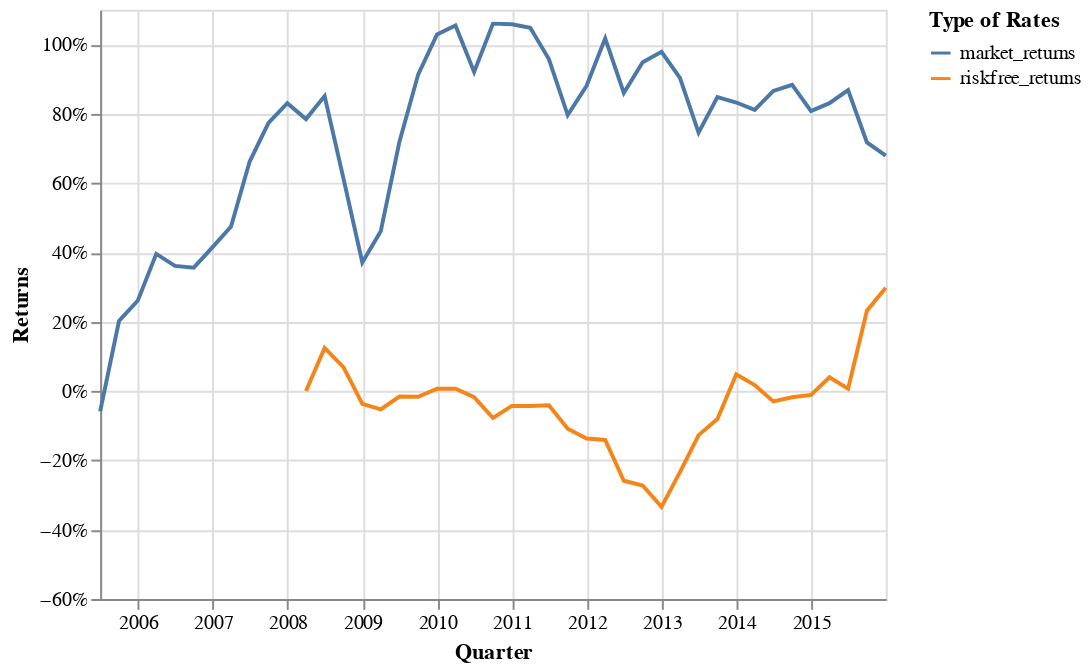

Notebook code cell kept with this figure:
### Markdown cell above
### Visualization of the returns

We visualize the accummulated returns of the market index and the risk-free rate.

We also visualize the accummulated returns for the computed market factor.

### Code cell
import altair as alt

chart_market_factor_pd = pd.melt(market_factor_pd, 
        id_vars=['date'], 
        value_vars=['market_returns', 'riskfree_returns'], 
        var_name='rate_type', value_name='returns')

chart_market_factor_pd["cumsum_returns"] = \
    chart_market_factor_pd.groupby(['rate_type'])['returns'].cumsum()

returns_line = alt.Chart(chart_market_factor_pd). \
    mark_line(color="green").encode(
    x=alt.X('date', axis=alt.Axis(title='Quarter')),
    y=alt.Y('cumsum_returns', axis=alt.Axis(title='Returns', format='.0%'), 
            scale=alt.Scale(domain=(-0.6, 1.1))),
    color=alt.Color('rate_type', legend=alt.Legend(title="Type of Rates")))

returns_line

### Figure 1 — Vega-Lite specification as saved in the notebook (floating-point values rounded to 4 significant figures)
{"config": {"view": {"continuousWidth": 400, "continuousHeight": 300}}, "data": {"name": "data-6c2f56159bc38dfb24f4e7df48b978e2"}, "mark": {"type": "line", "color": "green"}, "encoding": {"color": {"type": "nominal", "field": "rate_type", "legend": {"title": "Type of Rates"}}, "x": {"type": "temporal", "axis": {"title": "Quarter"}, "field": "date"}, "y": {"type": "quantitative", "axis": {"format": ".0%", "title": "Returns"}, "field": "cumsum_returns", "scale": {"domain": [-0.6, 1.1]}}}, "$schema": "https://vega.github.io/schema/vega-lite/v4.0.0.json", "datasets": {"data-6c2f56159bc38dfb24f4e7df48b978e2": [{"date": "2005-06-30T00:00:00", "rate_type": "market_returns", "returns": -0.05862, "cumsum_returns": -0.05862}, {"date": "2005-09-30T00:00:00", "rate_type": "market_returns", "returns": 0.2608, "cumsum_returns": 0.2022}, {"date": "2005-12-31T00:00:00", "rate_type": "market_returns", "returns": 0.05927, "cumsum_returns": 0.2614}, {"date": "2006-03-31T00:00:00", "rate_type": "market_returns", "returns": 0.1344, "cumsum_returns": 0.3958}, {"date": "2006-06-30T00:00:00", "rate_type": "market_returns", "returns": -0.03481, "cumsum_returns": 0.361}, {"date": "2006-09-30T00:00:00", "rate_type": "market_returns", "returns": -0.004968, "cumsum_returns": 0.356}, {"date": "2006-12-31T00:00:00", "rate_type": "market_returns", "returns": 0.05934, "cumsum_returns": 0.4154}, {"date": "2007-03-31T00:00:00", "rate_type": "market_returns", "returns": 0.05934, "cumsum_returns": 0.4747}, {"date": "2007-06-30T00:00:00", "rate_type": "market_returns", "returns": 0.1875, "cumsum_returns": 0.6622}, {"date": "2007-09-30T00:00:00", "rate_type": "market_returns", "returns": 0.1117, "cumsum_returns": 0.7738}, {"date": "2007-12-31T00:00:00", "rate_type": "market_returns", "returns": 0.05658, "cumsum_returns": 0.8304}, {"date": "2008-03-31T00:00:00", "rate_type": "market_returns", "returns": -0.04568, "cumsum_returns": 0.7848}, {"date": "2008-06-30T00:00:00", "rate_type": "market_returns", "returns": 0.06643, "cumsum_returns": 0.8512}, {"date": "2008-09-30T00:00:00", "rate_type": "market_returns", "returns": -0.238, "cumsum_returns": 0.6131}, {"date": "2008-12-31T00:00:00", "rate_type": "market_returns", "returns": -0.242, "cumsum_returns": 0.3711}, {"date": "2009-03-31T00:00:00", "rate_type": "market_returns", "returns": 0.08991, "cumsum_returns": 0.461}, {"date": "2009-06-30T00:00:00", "rate_type": "market_returns", "returns": 0.2575, "cumsum_returns": 0.7185}, {"date": "2009-09-30T00:00:00", "rate_type": "market_returns", "returns": 0.1953, "cumsum_returns": 0.9139}, {"date": "2009-12-31T00:00:00", "rate_type": "market_returns", "returns": 0.1149, "cumsum_returns": 1.029}, {"date": "2010-03-31T00:00:00", "rate_type": "market_returns", "returns": 0.02601, "cumsum_returns": 1.055}, {"date": "2010-06-30T00:00:00", "rate_type": "market_returns", "returns": -0.1341, "cumsum_returns": 0.9207}, {"date": "2010-09-30T00:00:00", "rate_type": "market_returns", "returns": 0.1394, "cumsum_returns": 1.06}, {"date": "2010-12-31T00:00:00", "rate_type": "market_returns", "returns": -0.0018, "cumsum_returns": 1.058}, {"date": "2011-03-31T00:00:00", "rate_type": "market_returns", "returns": -0.01036, "cumsum_returns": 1.048}, {"date": "2011-06-30T00:00:00", "rate_type": "market_returns", "returns": -0.09015, "cumsum_returns": 0.9578}, {"date": "2011-09-30T00:00:00", "rate_type": "market_returns", "returns": -0.1615, "cumsum_returns": 0.7963}, {"date": "2011-12-31T00:00:00", "rate_type": "market_returns", "returns": 0.08466, "cumsum_returns": 0.8809}, {"date": "2012-03-31T00:00:00", "rate_type": "market_returns", "returns": 0.1367, "cumsum_returns": 1.018}, {"date": "2012-06-30T00:00:00", "rate_type": "market_returns", "returns": -0.1574, "cumsum_returns": 0.8602}, {"date": "2012-09-30T00:00:00", "rate_type": "market_returns", "returns": 0.08869, "cumsum_returns": 0.9489}, {"date": "2012-12-31T00:00:00", "rate_type": "market_returns", "returns": 0.03001, "cumsum_returns": 0.9789}, {"date": "2013-03-31T00:00:00", "rate_type": "market_returns", "returns": -0.07547, "cumsum_returns": 0.9034}, {"date": "2013-06-30T00:00:00", "rate_type": "market_returns", "returns": -0.1578, "cumsum_returns": 0.7456}, {"date": "2013-09-30T00:00:00", "rate_type": "market_returns", "returns": 0.1029, "cumsum_returns": 0.8484}, {"date": "2013-12-31T00:00:00", "rate_type": "market_returns", "returns": -0.01588, "cumsum_returns": 0.8325}, {"date": "2014-03-31T00:00:00", "rate_type": "market_returns", "returns": -0.0212, "cumsum_returns": 0.8113}, {"date": "2014-06-30T00:00:00", "rate_type": "market_returns", "returns": 0.05461, "cumsum_returns": 0.8659}, {"date": "2014-09-30T00:00:00", "rate_type": "market_returns", "returns": 0.01783, "cumsum_returns": 0.8838}, {"date": "2014-12-31T00:00:00", "rate_type": "market_returns", "returns": -0.07593, "cumsum_returns": 0.8078}, {"date": "2015-03-31T00:00:00", "rate_type": "market_returns", "returns": 0.02286, "cumsum_returns": 0.8307}, {"date": "2015-06-30T00:00:00", "rate_type": "market_returns", "returns": 0.03775, "cumsum_returns": 0.8684}, {"date": "2015-09-30T00:00:00", "rate_type": "market_returns", "returns": -0.1511, "cumsum_returns": 0.7173}, {"date": "2015-12-31T00:00:00", "rate_type": "market_returns", "returns": -0.03793, "cumsum_returns": 0.6794}, {"date": "2005-06-30T00:00:00", "rate_type": "riskfree_returns", "returns": null, "cumsum_returns": null}, {"date": "2005-09-30T00:00:00", "rate_type": "riskfree_returns", "returns": null, "cumsum_returns": null}, {"date": "2005-12-31T00:00:00", "rate_type": "riskfree_returns", "returns": null, "cumsum_returns": null}, {"date": "2006-03-31T00:00:00", "rate_type": "riskfree_returns", "returns": null, "cumsum_returns": null}, {"date": "2006-06-30T00:00:00", "rate_type": "riskfree_returns", "returns": null, "cumsum_returns": null}, {"date": "2006-09-30T00:00:00", "rate_type": "riskfree_returns", "returns": null, "cumsum_returns": null}, {"date": "2006-12-31T00:00:00", "rate_type": "riskfree_returns", "returns": null, "cumsum_returns": null}, {"date": "2007-03-31T00:00:00", "rate_type": "riskfree_returns", "returns": null, "cumsum_returns": null}, {"date": "2007-06-30T00:00:00", "rate_type": "riskfree_returns", "returns": null, "cumsum_returns": null}, {"date": "2007-09-30T00:00:00", "rate_type": "riskfree_returns", "returns": null, "cumsum_returns": null}, {"date": "2007-12-31T00:00:00", "rate_type": "riskfree_returns", "returns": null, "cumsum_returns": null}, {"date": "2008-03-31T00:00:00", "rate_type": "riskfree_returns", "returns": 0.0, "cumsum_returns": 0.0}, {"date": "2008-06-30T00:00:00", "rate_type": "riskfree_returns", "returns": 0.1247, "cumsum_returns": 0.1247}, {"date": "2008-09-30T00:00:00", "rate_type": "riskfree_returns", "returns": -0.05542, "cumsum_returns": 0.06923}, {"date": "2008-12-31T00:00:00", "rate_type": "riskfree_returns", "returns": -0.1063, "cumsum_returns": -0.03704}, {"date": "2009-03-31T00:00:00", "rate_type": "riskfree_returns", "returns": -0.01592, "cumsum_returns": -0.05296}, {"date": "2009-06-30T00:00:00", "rate_type": "riskfree_returns", "returns": 0.03722, "cumsum_returns": -0.01575}, {"date": "2009-09-30T00:00:00", "rate_type": "riskfree_returns", "returns": -0.00078, "cumsum_returns": -0.01653}, {"date": "2009-12-31T00:00:00", "rate_type": "riskfree_returns", "returns": 0.02338, "cumsum_returns": 0.006854}, {"date": "2010-03-31T00:00:00", "rate_type": "riskfree_returns", "returns": 0.0, "cumsum_returns": 0.006854}, {"date": "2010-06-30T00:00:00", "rate_type": "riskfree_returns", "returns": -0.02452, "cumsum_returns": -0.01767}, {"date": "2010-09-30T00:00:00", "rate_type": "riskfree_returns", "returns": -0.06006, "cumsum_returns": -0.07773}, {"date": "2010-12-31T00:00:00", "rate_type": "riskfree_returns", "returns": 0.03478, "cumsum_returns": -0.04295}, {"date": "2011-03-31T00:00:00", "rate_type": "riskfree_returns", "returns": 0.0, "cumsum_returns": -0.04295}, {"date": "2011-06-30T00:00:00", "rate_type": "riskfree_returns", "returns": 0.00201, "cumsum_returns": -0.04094}, {"date": "2011-09-30T00:00:00", "rate_type": "riskfree_returns", "returns": -0.06772, "cumsum_returns": -0.1087}, {"date": "2011-12-31T00:00:00", "rate_type": "riskfree_returns", "returns": -0.02832, "cumsum_returns": -0.137}, {"date": "2012-03-31T00:00:00", "rate_type": "riskfree_returns", "returns": -0.004074, "cumsum_returns": -0.1411}, {"date": "2012-06-30T00:00:00", "rate_type": "riskfree_returns", "returns": -0.1178, "cumsum_returns": -0.2588}, {"date": "2012-09-30T00:00:00", "rate_type": "riskfree_returns", "returns": -0.01361, "cumsum_returns": -0.2724}, {"date": "2012-12-31T00:00:00", "rate_type": "riskfree_returns", "returns": -0.06183, "cumsum_returns": -0.3342}, {"date": "2013-03-31T00:00:00", "rate_type": "riskfree_returns", "returns": 0.1002, "cumsum_returns": -0.234}, {"date": "2013-06-30T00:00:00", "rate_type": "riskfree_returns", "returns": 0.1069, "cumsum_returns": -0.1271}, {"date": "2013-09-30T00:00:00", "rate_type": "riskfree_returns", "returns": 0.04651, "cumsum_returns": -0.08058}, {"date": "2013-12-31T00:00:00", "rate_type": "riskfree_returns", "returns": 0.1291, "cumsum_returns": 0.04848}, {"date": "2014-03-31T00:00:00", "rate_type": "riskfree_returns", "returns": -0.03104, "cumsum_returns": 0.01744}, {"date": "2014-06-30T00:00:00", "rate_type": "riskfree_returns", "returns": -0.04727, "cumsum_returns": -0.02982}, {"date": "2014-09-30T00:00:00", "rate_type": "riskfree_returns", "returns": 0.01189, "cumsum_returns": -0.01793}, {"date": "2014-12-31T00:00:00", "rate_type": "riskfree_returns", "returns": 0.006888, "cumsum_returns": -0.01105}, {"date": "2015-03-31T00:00:00", "rate_type": "riskfree_returns", "returns": 0.0507, "cumsum_returns": 0.03966}, {"date": "2015-06-30T00:00:00", "rate_type": "riskfree_returns", "returns": -0.03255, "cumsum_returns": 0.007104}, {"date": "2015-09-30T00:00:00", "rate_type": "riskfree_returns", "returns": 0.2249, "cumsum_returns": 0.232}, {"date": "2015-12-31T00:00:00", "rate_type": "riskfree_returns", "returns": 0.06593, "cumsum_returns": 0.2979}]}}
